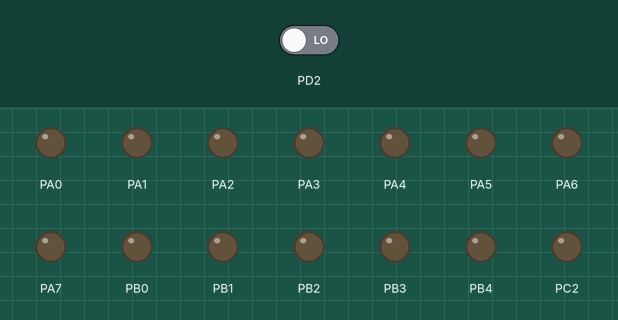
Recording of a program running on a simulated ATmega32, built with avr-gcc and emulated at 16 MHz (the files do not name the chip). Parts: output pins drawn as LEDs (lit = HIGH). Dashed ring = blinking. The test bench sets the inputs (shaded band); at power-on: PD2 LOW.

Above: at 1.2 s.
1.3 s: PD2 driven HIGH
At 1.7 s:
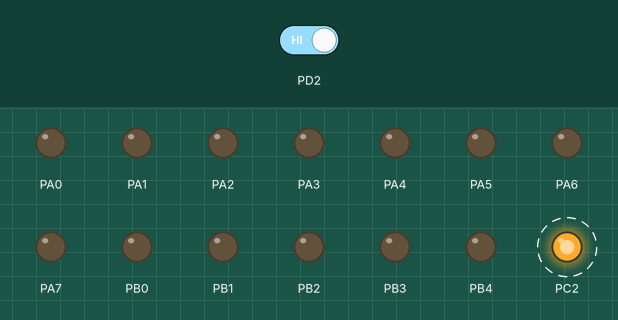
4.3 s: PD2 driven LOW
At 5.1 s:
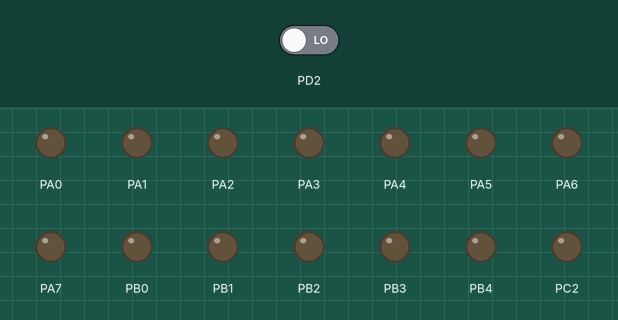
Timing chart, 0 to 7.3 s (numbered marks = the images above; inputs shaded):
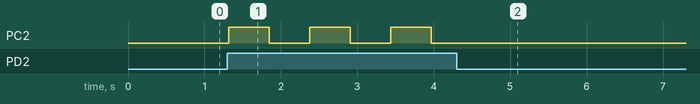

Measured:
- after the input at 1.3 s, PC2: alternates HIGH for 0.53 s and LOW for 0.53 s, starting at once
- after the input at 4.3 s, PC2: stops changing and stays LOW

The program:

main.c
```c
/*
* DIO_Layered_Arch.c
*
* Created: 5/1/2020 1:14:20 PM
* Author : Mostafa Ezzat
*/
#define F_CPU 16000000UL
#include <util/delay.h>
#include "DIO_CFG.h"
#include "DIO.h"

int main(void)
{
	DIO_INIT();

	while (1)
	{
		if (DIO_ReadChannel(DIO_Channel_D2) == STD_High)
		{
			_delay_ms(20);
			if(DIO_ReadChannel(DIO_Channel_C2) == STD_High)
				DIO_WriteChannel(DIO_Channel_C2,STD_LOW);
			else
				DIO_WriteChannel(DIO_Channel_C2,STD_High);

			_delay_ms(500);
		}
	}
}
```

Bit_Math.h
```c
/*
 * Bit_Math.h
 *
 * Created: 4/27/2020 11:33:53 AM
 *  Author: user
 */


#ifndef BIT_MATH_H_
#define BIT_MATH_H_

#define Set_Bit(Reg , Bit)(Reg |= (1<<Bit))
#define Clear_Bit(Reg , Bit)(Reg &=~ (1<<Bit))
#define Toggle_Bit(Reg , Bit)(Reg ^= (1<<Bit))
#define Get_Bit(Reg , Bit)((Reg>>Bit) & 1)


#endif /* BIT_MATH_H_ */
```

DIO.c
```c
/*
* DIO.c
*
* Created: 5/1/2020 1:52:50 PM
*  Author: user
*/

#include "DIO.h"


void DIO_WriteChannel(DIO_Channels Channel_Id , Level_Types level){
	DIO_PORTS PORTX = Channel_Id/8;
	DIO_Channels Channel_Pos = Channel_Id%8;

	switch(PORTX){
		case DIO_PORTA:
		if (level == STD_High){
			Set_Bit(PORTA_Reg , Channel_Pos);
			}else{
			Clear_Bit(PORTA_Reg , Channel_Pos);
		}
		break;
		case DIO_PORTB:
		if (level == STD_High){
			Set_Bit(PORTB_Reg , Channel_Pos);
			}else{
			Clear_Bit(PORTB_Reg , Channel_Pos);
		}
		break;
		case DIO_PORTC:
		if (level == STD_High){
			Set_Bit(PORTC_Reg , Channel_Pos);
			}else{
			Clear_Bit(PORTC_Reg , Channel_Pos);
		}
		break;
		case DIO_PORTD:
		if (level == STD_High){
			Set_Bit(PORTD_Reg , Channel_Pos);
			}else{
			Clear_Bit(PORTD_Reg , Channel_Pos);
		}
		break;

	}
}

uint8 DIO_ReadChannel(DIO_Channels Channel_Id){
	DIO_PORTS PORTX = Channel_Id/8;
	DIO_Channels Channel_Pos = Channel_Id%8;
	Level_Types level = STD_LOW;
	switch(PORTX){
		case DIO_PORTA:
		level = Get_Bit(PINA_Reg , Channel_Pos);
		break;

		case DIO_PORTB:
		level = Get_Bit(PINB_Reg , Channel_Pos);
		break;

		case DIO_PORTC:
		level = Get_Bit(PINC_Reg , Channel_Pos);
		break;

		case DIO_PORTD:
		level = Get_Bit(PIND_Reg , Channel_Pos);
		break;
	}

	return level;
}
```

DIO.h
```c
/*
 * DIO.h
 *
 * Created: 5/1/2020 1:52:29 PM
 *  Author: user
 */


#ifndef DIO_H_
#define DIO_H_

#include "STD_Types.h"
#include "DIO_TYPES.h"
#include "DIO_HW.h"
#include "Bit_Math.h"

void DIO_WriteChannel(DIO_Channels Channel_Id , Level_Types level);

uint8 DIO_ReadChannel(DIO_Channels Channel_Id);


#endif /* DIO_H_ */
```

DIO_CFG.c
```c
/*
* DIO_CFG.c
*
* Created: 5/1/2020 2:47:01 PM
*  Author: user
*/

#include "DIO_CFG.h"


const DIO_PinConfig PinConfig[] = {

	// PORTA
	{Output , STD_LOW},
	{Output , STD_LOW},
	{Output , STD_LOW},
	{Output , STD_LOW},
	{Output , STD_LOW},
	{Output , STD_LOW},
	{Output , STD_LOW},
	{Output , STD_LOW},

	// PORTB
	{Output , STD_LOW},
	{Output , STD_LOW},
	{Output , STD_LOW},
	{Output , STD_LOW},
	{Output , STD_LOW},
	{Output , STD_LOW},
	{Output , STD_LOW},
	{Output , STD_LOW},

	// PORTC
	{Output , STD_LOW},
	{Output , STD_LOW},
	{Output , STD_LOW},
	{Output , STD_LOW},
	{Output , STD_LOW},
	{Output , STD_LOW},
	{Output , STD_LOW},
	{Output , STD_LOW},

	// PORTD
	{Output , STD_LOW},
	{Output , STD_LOW},
	{Input , STD_LOW},
	{Output , STD_LOW},
	{Output , STD_LOW},
	{Output , STD_LOW},
	{Output , STD_LOW},
	{Output , STD_LOW},
};


void DIO_INIT(){
	uint8 count = 0;
	DIO_PORTS PORTX;
	DIO_Channels Channel_Pos;
	for(count = DIO_Channel_A0 ; count < PinCount ; count++){
		PORTX = count/8;
		Channel_Pos = count%8;
		switch(PORTX){
			case DIO_PORTA:
			if(PinConfig[count].PinDirection == Output){
				Set_Bit(DDRA_Reg , Channel_Pos);
			}else{
				Clear_Bit(DDRA_Reg , Channel_Pos);
			}
			break;

			case DIO_PORTB:
			if(PinConfig[count].PinDirection == Output){
				Set_Bit(DDRB_Reg , Channel_Pos);
			}else{
				Clear_Bit(DDRB_Reg , Channel_Pos);
			}
			break;

			case DIO_PORTC:
			if(PinConfig[count].PinDirection == Output){
				Set_Bit(DDRC_Reg , Channel_Pos);
			}else{
				Clear_Bit(DDRC_Reg , Channel_Pos);
			}
			break;

			case DIO_PORTD:
			if(PinConfig[count].PinDirection == Output){
				Set_Bit(DDRD_Reg , Channel_Pos);
			}else{
				Clear_Bit(DDRD_Reg , Channel_Pos);
			}
			break;
		}
	}
}
```

DIO_CFG.h
```c
/*
 * DIO_CFG.h
 *
 * Created: 5/1/2020 2:47:39 PM
 *  Author: user
 */


#ifndef DIO_CFG_H_
#define DIO_CFG_H_

#include "STD_Types.h"
#include "DIO_TYPES.h"
#include "DIO_HW.h"
#include "Bit_Math.h"

typedef struct{
	DIO_DIR PinDirection;
	Level_Types PinLevel;

}DIO_PinConfig;

#define PinCount 32

void DIO_INIT(void);

#endif /* DIO_CFG_H_ */
```

DIO_HW.h
```c
/*
 * DIO_HW.h
 *
 * Created: 5/1/2020 1:27:10 PM
 *  Author: user
 */


#ifndef DIO_HW_H_
#define DIO_HW_H_

#include "STD_Types.h"

#define PORTA_Reg (*(volatile uint8*)0x3B)
#define DDRA_Reg (*(volatile uint8*)0x3A)
#define PINA_Reg (*(volatile uint8*)0x39)

#define PORTB_Reg (*(volatile uint8*)0x38)
#define DDRB_Reg (*(volatile uint8*)0x37)
#define PINB_Reg (*(volatile uint8*)0x36)

#define PORTC_Reg (*(volatile uint8*)0x35)
#define DDRC_Reg (*(volatile uint8*)0x34)
#define PINC_Reg (*(volatile uint8*)0x33)

#define PORTD_Reg (*(volatile uint8*)0x32)
#define DDRD_Reg (*(volatile uint8*)0x31)
#define PIND_Reg (*(volatile uint8*)0x30)


#endif /* DIO_HW_H_ */
```

DIO_TYPES.h
```c
/*
 * DIO_TYPES.h
 *
 * Created: 5/1/2020 1:37:06 PM
 *  Author: user
 */


#ifndef DIO_TYPES_H_
#define DIO_TYPES_H_

typedef enum{
	DIO_Channel_A0 = 0,
	DIO_Channel_A1,
	DIO_Channel_A2,
	DIO_Channel_A3,
	DIO_Channel_A4,
	DIO_Channel_A5,
	DIO_Channel_A6,
	DIO_Channel_A7,

	DIO_Channel_B0,
	DIO_Channel_B1,
	DIO_Channel_B2,
	DIO_Channel_B3,
	DIO_Channel_B4,
	DIO_Channel_B5,
	DIO_Channel_B6,
	DIO_Channel_B7,

	DIO_Channel_C0,
	DIO_Channel_C1,
	DIO_Channel_C2,
	DIO_Channel_C3,
	DIO_Channel_C4,
	DIO_Channel_C5,
	DIO_Channel_C6,
	DIO_Channel_C7,

	DIO_Channel_D0,
	DIO_Channel_D1,
	DIO_Channel_D2,
	DIO_Channel_D3,
	DIO_Channel_D4,
	DIO_Channel_D5,
	DIO_Channel_D6,
	DIO_Channel_D7
	}DIO_Channels;


	typedef enum{
		DIO_PORTA = 0,
		DIO_PORTB,
		DIO_PORTC,
		DIO_PORTD
		}DIO_PORTS;


	typedef enum{
		Input = 0,
		Output
		}DIO_DIR;


#endif /* DIO_TYPES_H_ */
```

STD_Types.h
```c
/*
 * STD_Types.h
 *
 * Created: 4/27/2020 12:11:33 PM
 *  Author: user
 */


#ifndef STD_TYPES_H_
#define STD_TYPES_H_


typedef unsigned char uint8;

typedef enum{
	STD_LOW = 0,
    STD_High
	}Level_Types;


#endif /* STD_TYPES_H_ */
```
